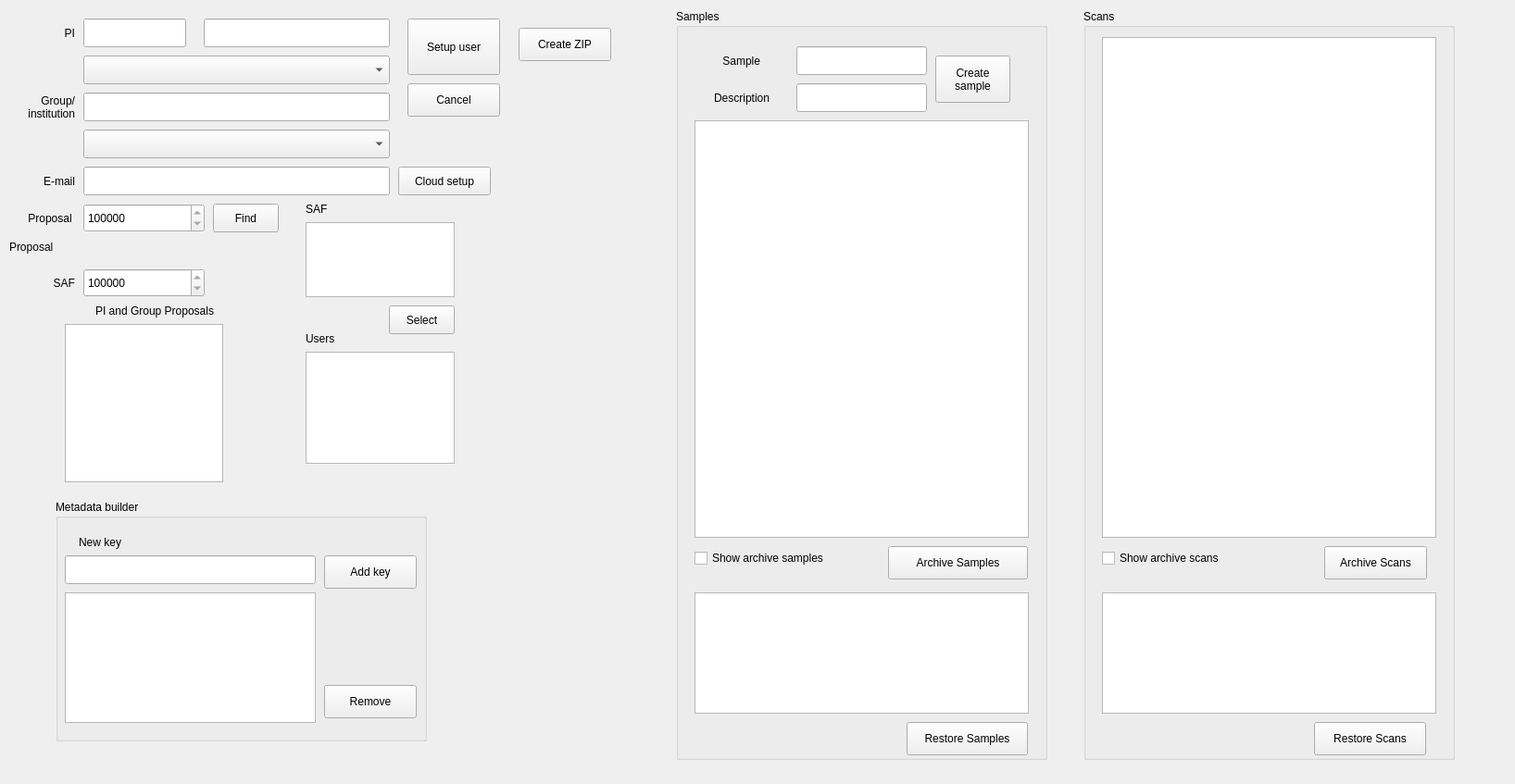
<?xml version="1.0" encoding="UTF-8"?>
<ui version="4.0">
 <class>Form</class>
 <widget class="QWidget" name="Form">
  <property name="geometry">
   <rect>
    <x>0</x>
    <y>0</y>
    <width>1636</width>
    <height>847</height>
   </rect>
  </property>
  <property name="windowTitle">
   <string>Form</string>
  </property>
  <widget class="QLabel" name="label">
   <property name="geometry">
    <rect>
     <x>50</x>
     <y>20</y>
     <width>31</width>
     <height>31</height>
    </rect>
   </property>
   <property name="text">
    <string>PI</string>
   </property>
   <property name="alignment">
    <set>Qt::AlignRight|Qt::AlignTrailing|Qt::AlignVCenter</set>
   </property>
  </widget>
  <widget class="QLabel" name="label_2">
   <property name="geometry">
    <rect>
     <x>10</x>
     <y>100</y>
     <width>71</width>
     <height>31</height>
    </rect>
   </property>
   <property name="text">
    <string>Group/
institution</string>
   </property>
   <property name="alignment">
    <set>Qt::AlignRight|Qt::AlignTrailing|Qt::AlignVCenter</set>
   </property>
  </widget>
  <widget class="QGroupBox" name="groupBox">
   <property name="geometry">
    <rect>
     <x>730</x>
     <y>10</y>
     <width>401</width>
     <height>811</height>
    </rect>
   </property>
   <property name="title">
    <string>Samples</string>
   </property>
   <widget class="QPushButton" name="pushButton_archive_samples">
    <property name="geometry">
     <rect>
      <x>229</x>
      <y>580</y>
      <width>151</width>
      <height>36</height>
     </rect>
    </property>
    <property name="text">
     <string>Archive Samples</string>
    </property>
   </widget>
   <widget class="QPushButton" name="pushButton_restore_samples">
    <property name="enabled">
     <bool>true</bool>
    </property>
    <property name="geometry">
     <rect>
      <x>249</x>
      <y>770</y>
      <width>131</width>
      <height>36</height>
     </rect>
    </property>
    <property name="text">
     <string>Restore Samples</string>
    </property>
   </widget>
   <widget class="QCheckBox" name="checkBox_show_archived_samples">
    <property name="geometry">
     <rect>
      <x>20</x>
      <y>580</y>
      <width>191</width>
      <height>26</height>
     </rect>
    </property>
    <property name="text">
     <string>Show archive samples</string>
    </property>
   </widget>
   <widget class="QListWidget" name="listWidget_samples_archived">
    <property name="enabled">
     <bool>true</bool>
    </property>
    <property name="geometry">
     <rect>
      <x>20</x>
      <y>630</y>
      <width>361</width>
      <height>131</height>
     </rect>
    </property>
    <property name="selectionMode">
     <enum>QAbstractItemView::ExtendedSelection</enum>
    </property>
   </widget>
   <widget class="QLineEdit" name="lineEdit_sample_comment">
    <property name="geometry">
     <rect>
      <x>130</x>
      <y>80</y>
      <width>141</width>
      <height>31</height>
     </rect>
    </property>
    <property name="readOnly">
     <bool>false</bool>
    </property>
   </widget>
   <widget class="QLineEdit" name="lineEdit_sample_name">
    <property name="geometry">
     <rect>
      <x>130</x>
      <y>40</y>
      <width>141</width>
      <height>31</height>
     </rect>
    </property>
    <property name="readOnly">
     <bool>false</bool>
    </property>
    <property name="clearButtonEnabled">
     <bool>false</bool>
    </property>
   </widget>
   <widget class="QLabel" name="label_11">
    <property name="geometry">
     <rect>
      <x>20</x>
      <y>80</y>
      <width>81</width>
      <height>31</height>
     </rect>
    </property>
    <property name="text">
     <string>Description</string>
    </property>
    <property name="alignment">
     <set>Qt::AlignRight|Qt::AlignTrailing|Qt::AlignVCenter</set>
    </property>
   </widget>
   <widget class="QLabel" name="label_10">
    <property name="geometry">
     <rect>
      <x>20</x>
      <y>40</y>
      <width>71</width>
      <height>31</height>
     </rect>
    </property>
    <property name="text">
     <string>Sample</string>
    </property>
    <property name="alignment">
     <set>Qt::AlignRight|Qt::AlignTrailing|Qt::AlignVCenter</set>
    </property>
   </widget>
   <widget class="QPushButton" name="push_create_sample">
    <property name="geometry">
     <rect>
      <x>280</x>
      <y>50</y>
      <width>81</width>
      <height>51</height>
     </rect>
    </property>
    <property name="text">
     <string>Create
sample</string>
    </property>
   </widget>
   <widget class="QListWidget" name="listWidget_samples">
    <property name="geometry">
     <rect>
      <x>20</x>
      <y>120</y>
      <width>361</width>
      <height>451</height>
     </rect>
    </property>
    <property name="selectionMode">
     <enum>QAbstractItemView::ExtendedSelection</enum>
    </property>
   </widget>
  </widget>
  <widget class="QGroupBox" name="groupBox_3">
   <property name="geometry">
    <rect>
     <x>60</x>
     <y>540</y>
     <width>401</width>
     <height>261</height>
    </rect>
   </property>
   <property name="title">
    <string>Metadata builder </string>
   </property>
   <widget class="QListWidget" name="listWidget_metadata">
    <property name="geometry">
     <rect>
      <x>10</x>
      <y>100</y>
      <width>271</width>
      <height>141</height>
     </rect>
    </property>
   </widget>
   <widget class="QLabel" name="label_3">
    <property name="geometry">
     <rect>
      <x>10</x>
      <y>30</y>
      <width>61</width>
      <height>31</height>
     </rect>
    </property>
    <property name="text">
     <string>New key</string>
    </property>
    <property name="alignment">
     <set>Qt::AlignRight|Qt::AlignTrailing|Qt::AlignVCenter</set>
    </property>
   </widget>
   <widget class="QPushButton" name="pushButton_remove_metadata_key">
    <property name="geometry">
     <rect>
      <x>290</x>
      <y>200</y>
      <width>100</width>
      <height>36</height>
     </rect>
    </property>
    <property name="text">
     <string>Remove</string>
    </property>
   </widget>
   <widget class="QPushButton" name="pushButton_add_metadata_key">
    <property name="geometry">
     <rect>
      <x>290</x>
      <y>60</y>
      <width>100</width>
      <height>36</height>
     </rect>
    </property>
    <property name="text">
     <string>Add key</string>
    </property>
   </widget>
   <widget class="QLineEdit" name="lineEdit_new_metadata_key">
    <property name="geometry">
     <rect>
      <x>10</x>
      <y>60</y>
      <width>271</width>
      <height>31</height>
     </rect>
    </property>
    <property name="readOnly">
     <bool>false</bool>
    </property>
   </widget>
  </widget>
  <widget class="QPushButton" name="pushButton_setup_user">
   <property name="geometry">
    <rect>
     <x>440</x>
     <y>20</y>
     <width>100</width>
     <height>61</height>
    </rect>
   </property>
   <property name="text">
    <string>Setup user</string>
   </property>
   <property name="checkable">
    <bool>true</bool>
   </property>
  </widget>
  <widget class="QGroupBox" name="groupBox_2">
   <property name="geometry">
    <rect>
     <x>1170</x>
     <y>10</y>
     <width>401</width>
     <height>811</height>
    </rect>
   </property>
   <property name="title">
    <string>Scans</string>
   </property>
   <widget class="QListWidget" name="listWidget_scans">
    <property name="geometry">
     <rect>
      <x>20</x>
      <y>30</y>
      <width>361</width>
      <height>541</height>
     </rect>
    </property>
    <property name="selectionMode">
     <enum>QAbstractItemView::ExtendedSelection</enum>
    </property>
   </widget>
   <widget class="QPushButton" name="pushButton_archive_scans">
    <property name="geometry">
     <rect>
      <x>260</x>
      <y>580</y>
      <width>111</width>
      <height>36</height>
     </rect>
    </property>
    <property name="text">
     <string>Archive Scans</string>
    </property>
   </widget>
   <widget class="QCheckBox" name="checkBox_show_archived_scans">
    <property name="geometry">
     <rect>
      <x>20</x>
      <y>580</y>
      <width>171</width>
      <height>26</height>
     </rect>
    </property>
    <property name="text">
     <string>Show archive scans</string>
    </property>
   </widget>
   <widget class="QListWidget" name="listWidget_scans_archived">
    <property name="enabled">
     <bool>true</bool>
    </property>
    <property name="geometry">
     <rect>
      <x>20</x>
      <y>630</y>
      <width>361</width>
      <height>131</height>
     </rect>
    </property>
    <property name="selectionMode">
     <enum>QAbstractItemView::ExtendedSelection</enum>
    </property>
   </widget>
   <widget class="QPushButton" name="pushButton_restore_scans">
    <property name="enabled">
     <bool>true</bool>
    </property>
    <property name="geometry">
     <rect>
      <x>249</x>
      <y>770</y>
      <width>121</width>
      <height>36</height>
     </rect>
    </property>
    <property name="text">
     <string>Restore Scans</string>
    </property>
   </widget>
  </widget>
  <widget class="QComboBox" name="comboBox_affiliations">
   <property name="geometry">
    <rect>
     <x>90</x>
     <y>140</y>
     <width>331</width>
     <height>31</height>
    </rect>
   </property>
  </widget>
  <widget class="QLabel" name="label_4">
   <property name="geometry">
    <rect>
     <x>10</x>
     <y>220</y>
     <width>71</width>
     <height>31</height>
    </rect>
   </property>
   <property name="text">
    <string>Proposal </string>
   </property>
   <property name="alignment">
    <set>Qt::AlignRight|Qt::AlignTrailing|Qt::AlignVCenter</set>
   </property>
  </widget>
  <widget class="QLabel" name="label_5">
   <property name="geometry">
    <rect>
     <x>40</x>
     <y>290</y>
     <width>41</width>
     <height>31</height>
    </rect>
   </property>
   <property name="text">
    <string>SAF</string>
   </property>
   <property name="alignment">
    <set>Qt::AlignRight|Qt::AlignTrailing|Qt::AlignVCenter</set>
   </property>
  </widget>
  <widget class="QComboBox" name="comboBox_users">
   <property name="geometry">
    <rect>
     <x>90</x>
     <y>60</y>
     <width>331</width>
     <height>31</height>
    </rect>
   </property>
  </widget>
  <widget class="QListWidget" name="listWidget_group_proposals">
   <property name="geometry">
    <rect>
     <x>70</x>
     <y>350</y>
     <width>171</width>
     <height>171</height>
    </rect>
   </property>
  </widget>
  <widget class="QLabel" name="label_6">
   <property name="geometry">
    <rect>
     <x>70</x>
     <y>320</y>
     <width>161</width>
     <height>31</height>
    </rect>
   </property>
   <property name="text">
    <string>PI and Group Proposals</string>
   </property>
   <property name="alignment">
    <set>Qt::AlignRight|Qt::AlignTrailing|Qt::AlignVCenter</set>
   </property>
  </widget>
  <widget class="QSpinBox" name="spinBox_proposal">
   <property name="geometry">
    <rect>
     <x>90</x>
     <y>220</y>
     <width>131</width>
     <height>31</height>
    </rect>
   </property>
   <property name="minimum">
    <number>300000</number>
   </property>
   <property name="maximum">
    <number>710000</number>
   </property>
  </widget>
  <widget class="QLineEdit" name="lineEdit_user_first">
   <property name="geometry">
    <rect>
     <x>90</x>
     <y>20</y>
     <width>111</width>
     <height>31</height>
    </rect>
   </property>
   <property name="readOnly">
    <bool>false</bool>
   </property>
  </widget>
  <widget class="QLineEdit" name="lineEdit_affiliation">
   <property name="geometry">
    <rect>
     <x>90</x>
     <y>100</y>
     <width>331</width>
     <height>31</height>
    </rect>
   </property>
   <property name="readOnly">
    <bool>false</bool>
   </property>
  </widget>
  <widget class="QLineEdit" name="lineEdit_user_last">
   <property name="geometry">
    <rect>
     <x>220</x>
     <y>20</y>
     <width>201</width>
     <height>31</height>
    </rect>
   </property>
   <property name="readOnly">
    <bool>false</bool>
   </property>
  </widget>
  <widget class="QPushButton" name="pushButton_find_proposal">
   <property name="enabled">
    <bool>true</bool>
   </property>
   <property name="geometry">
    <rect>
     <x>230</x>
     <y>220</y>
     <width>71</width>
     <height>31</height>
    </rect>
   </property>
   <property name="text">
    <string>Find</string>
   </property>
   <property name="checkable">
    <bool>false</bool>
   </property>
  </widget>
  <widget class="QLabel" name="label_7">
   <property name="geometry">
    <rect>
     <x>330</x>
     <y>210</y>
     <width>31</width>
     <height>31</height>
    </rect>
   </property>
   <property name="text">
    <string>SAF</string>
   </property>
   <property name="alignment">
    <set>Qt::AlignLeading|Qt::AlignLeft|Qt::AlignVCenter</set>
   </property>
  </widget>
  <widget class="QLabel" name="label_8">
   <property name="geometry">
    <rect>
     <x>330</x>
     <y>350</y>
     <width>111</width>
     <height>31</height>
    </rect>
   </property>
   <property name="text">
    <string>Users</string>
   </property>
   <property name="alignment">
    <set>Qt::AlignLeading|Qt::AlignLeft|Qt::AlignVCenter</set>
   </property>
  </widget>
  <widget class="QPushButton" name="pushButton_select_saf">
   <property name="enabled">
    <bool>true</bool>
   </property>
   <property name="geometry">
    <rect>
     <x>420</x>
     <y>330</y>
     <width>71</width>
     <height>31</height>
    </rect>
   </property>
   <property name="text">
    <string>Select</string>
   </property>
   <property name="checkable">
    <bool>true</bool>
   </property>
  </widget>
  <widget class="QListWidget" name="listWidget_safs">
   <property name="geometry">
    <rect>
     <x>330</x>
     <y>240</y>
     <width>161</width>
     <height>81</height>
    </rect>
   </property>
  </widget>
  <widget class="QListWidget" name="listWidget_experimenters">
   <property name="geometry">
    <rect>
     <x>330</x>
     <y>380</y>
     <width>161</width>
     <height>121</height>
    </rect>
   </property>
  </widget>
  <widget class="QLineEdit" name="lineEdit_email">
   <property name="geometry">
    <rect>
     <x>90</x>
     <y>180</y>
     <width>331</width>
     <height>31</height>
    </rect>
   </property>
   <property name="readOnly">
    <bool>false</bool>
   </property>
  </widget>
  <widget class="QLabel" name="label_9">
   <property name="geometry">
    <rect>
     <x>20</x>
     <y>180</y>
     <width>61</width>
     <height>31</height>
    </rect>
   </property>
   <property name="text">
    <string>E-mail</string>
   </property>
   <property name="alignment">
    <set>Qt::AlignRight|Qt::AlignTrailing|Qt::AlignVCenter</set>
   </property>
  </widget>
  <widget class="QPushButton" name="pushButton_setup_user_2">
   <property name="geometry">
    <rect>
     <x>430</x>
     <y>180</y>
     <width>100</width>
     <height>31</height>
    </rect>
   </property>
   <property name="text">
    <string>Cloud setup</string>
   </property>
   <property name="checkable">
    <bool>true</bool>
   </property>
  </widget>
  <widget class="QSpinBox" name="spinBox_saf">
   <property name="geometry">
    <rect>
     <x>90</x>
     <y>290</y>
     <width>131</width>
     <height>31</height>
    </rect>
   </property>
   <property name="minimum">
    <number>310000</number>
   </property>
   <property name="maximum">
    <number>710000</number>
   </property>
  </widget>
  <widget class="QPushButton" name="pushButton_cancel_setup">
   <property name="geometry">
    <rect>
     <x>440</x>
     <y>90</y>
     <width>100</width>
     <height>36</height>
    </rect>
   </property>
   <property name="text">
    <string>Cancel</string>
   </property>
  </widget>
  <widget class="QLabel" name="label_proposal_title">
   <property name="geometry">
    <rect>
     <x>10</x>
     <y>260</y>
     <width>311</width>
     <height>31</height>
    </rect>
   </property>
   <property name="text">
    <string>Proposal </string>
   </property>
   <property name="alignment">
    <set>Qt::AlignLeading|Qt::AlignLeft|Qt::AlignTop</set>
   </property>
  </widget>
  <widget class="QPushButton" name="pushButton_create_zip">
   <property name="geometry">
    <rect>
     <x>560</x>
     <y>30</y>
     <width>100</width>
     <height>36</height>
    </rect>
   </property>
   <property name="text">
    <string>Create ZIP</string>
   </property>
  </widget>
 </widget>
 <resources/>
 <connections/>
</ui>
